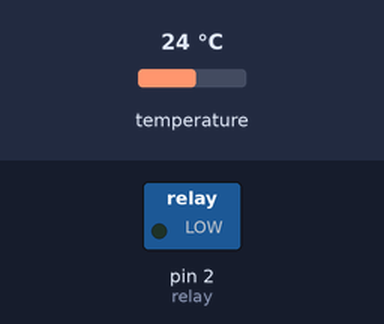
A sketch run on a simulated Arduino Uno, built with avr-gcc and run on an emulated ATmega328P. Shown: switched loads named in the sketch (green lamp = pin HIGH). Dashed ring = blinking. Inputs (shaded band) come from the test bench; at power-on: temperature 24 °C. Pins used as bus, display or sensor lines are not drawn; what the sketch prints to the serial monitor is not drawn.

Above: at 0.4 s.
Timing chart, 0 to 3.0 s (numbered marks = the images above):
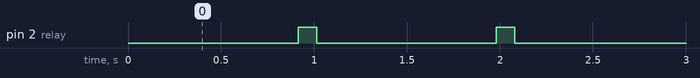

Measured:
- by itself, pin 2 (relay): alternates HIGH for 0.10 s and LOW for 0.97 s

The sketch:

Laboratory_2_-_Open_Loop_Temperature_Control.ino
```cpp
#include <OneWire.h>
#include <DallasTemperature.h>
// constants for DS18B20 temp sensor
#define ds18Sig 4
// Setup a oneWire instance to communicate with any OneWire devices
// (not just Maxim/Dallas temperature ICs)
OneWire oneWire(ds18Sig);
// Pass our oneWire reference to Dallas Temperature.
DallasTemperature tempDS18(&oneWire);
int relay = 2;
int ds18Vcc = 3;
int ds18Gnd = 5;
float temp = 0.0;
float tempTarget = 90.0;

void setup() {
  // put your setup code here, to run once:
  Serial.begin(9600);
  pinMode (relay, OUTPUT);
  pinMode (ds18Vcc, OUTPUT);
  pinMode (ds18Gnd, OUTPUT);
  pinMode (ds18Sig, INPUT);
  digitalWrite(ds18Vcc, HIGH);
  digitalWrite(ds18Gnd, LOW);
}
void loop() {
  temp = readTempDS18();
  Serial.print (tempTarget);
  Serial.print (" ");
  Serial.print (temp);
  //HEAT UP
  if (temp < tempTarget) {
    Serial.println(" HEAT");
    digitalWrite (relay, HIGH);
    delay(100);
    digitalWrite (relay, LOW);
    delay(50);
  }
  //COOL DOWN
  else if (temp > tempTarget) {
    Serial.println(" COOL");
    digitalWrite (relay, LOW);
    delay(100);
  }
  // read the temperature
}
float readTempDS18() {
  tempDS18.requestTemperatures();
  delay(150);
  return tempDS18.getTempCByIndex(0);
}
```
